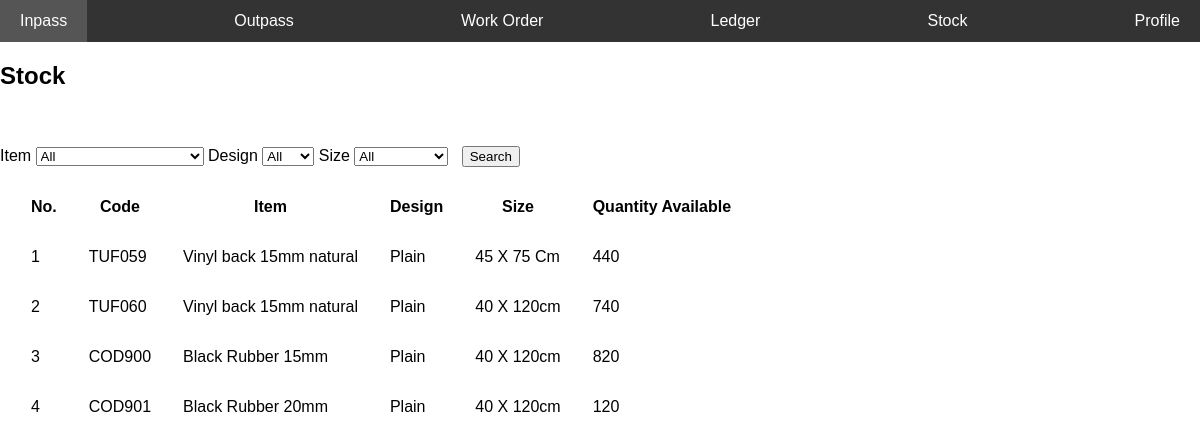
Before: /stock.php with the older database file.
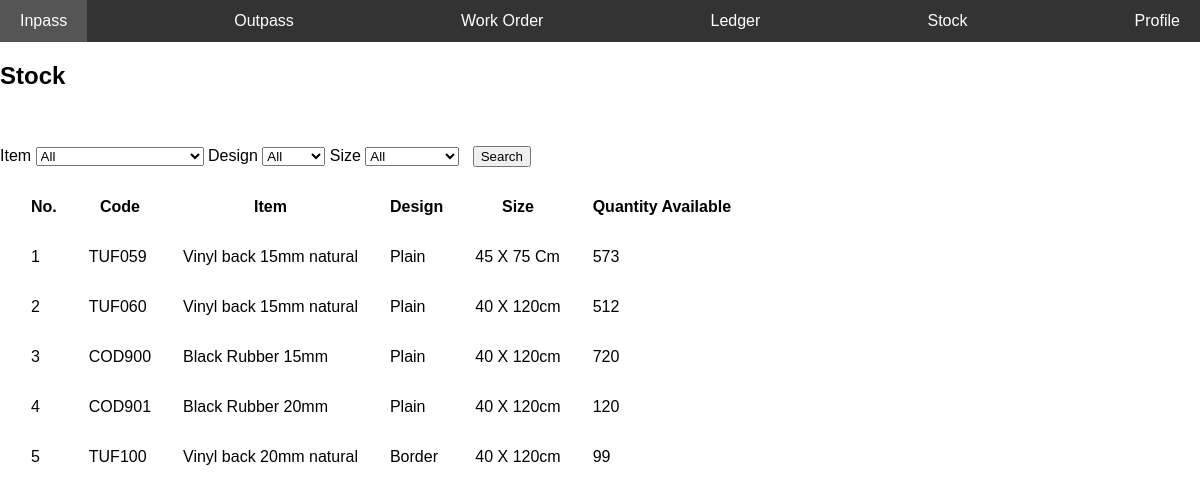
After: the same page with the newer database file.
### tables this page shows
CREATE TABLE IF NOT EXISTS `stock` (
  `index` int NOT NULL AUTO_INCREMENT,
  `grade` varchar(25) NOT NULL,
  `code` varchar(25) NOT NULL,
  `item` varchar(50) NOT NULL,
  `design` varchar(50) NOT NULL,
  `size` varchar(25) NOT NULL,
  `qty` int NOT NULL,
  `default` int NOT NULL DEFAULT '1',
  PRIMARY KEY (`index`)
);

### stock.php (the view, shortened to what this page needs)
<?php
include 'conn.php';
include 'nav.php';
?>
<?php
$sql = "SELECT * from stock where 1=1";
$retval = mysqli_query($conn, $sql);
?>
<html>
<body>
<h2>Stock</h2>
    <br>
    <br>
    <form name="filter" method="post">
        <label>Item</label>
        <select name='item'>
            <option selected>All</option>
        </select>
        <label>Design</label>
        <select name='design'>
            <option selected>All</option>
        </select>
        <label>Size</label>
        <select name='size'>
            <option selected>All</option>
        </select> &nbsp;
        <input type="submit" name="filter" value="Search">
    </form>
    <table style="border-spacing:30px;">
        <thead>
            <th>
                No.
            </th>
            <th>
                Code
            </th>
            <th>
                Item
            </th>
            <th>
                Design
            </th>
            <th>
                Size
            </th>
            <th>
                Quantity Available
            </th>
        </thead>
        <tbody>
            <?php
            $i = 1;
            while ($row = mysqli_fetch_assoc($retval)) {
                echo "
                <tr>
                <td>
                    $i
                </td>
                <td>
                    {$row['code']}
                </td>
                <td>
                    {$row['item']}
                </td>
                <td>
                    {$row['design']}
                </td>
                <td>
                    {$row['size']}
                </td>
                <td>
                    {$row['qty']}
                </td>
                </tr>";
                $i = $i + 1;
            }
            ?>
        </tbody>
    </table>
</body>
</html>

Changed rows visible on the page:
changed stock "TUF059": qty "440" → "573"
changed stock "TUF060": qty "740" → "512"
changed stock "COD900": qty "820" → "720"
added stock: code "TUF100", item "Vinyl back 20mm natural", design "Border", size "40 X 120cm", qty "99"
